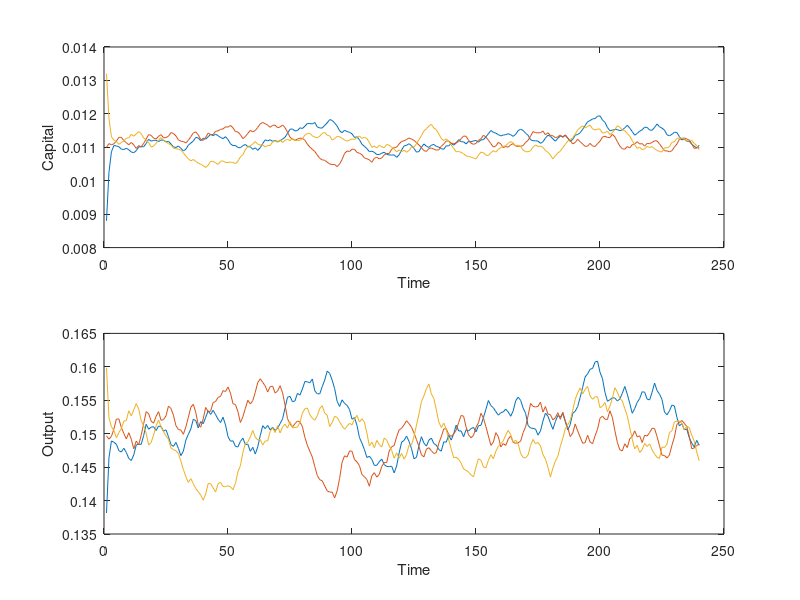

This figure's MATLAB source:
% Parameter values  %Took madam's code and solved it with Ashish
theta=.36;
gamma=.9;
beta = 0.98;
Hbar = 0.65;
gtfp = 0.02;
npop = 0.01;
Ao = 0.1;
kstar= (beta*(1-theta).*Hbar.^(1-theta).*Ao.^(1-theta)/(1+beta).*(1+gtfp)^(1/1-theta))^(1/(1-theta));

% Three initial capital stocks and productivity variables
K0=[.8*kstar
	kstar
	1.2*kstar];
lambda(1:3,1)=[1 1 1]';
K(1:3,1)=K0;
% Production Function
Y(:,1)=lambda(:,1).*K(:,1).^theta.*Hbar.^(1-theta);
for k=2:240
   lambda(:,k)=(1-gamma)+gamma.*lambda(:,k-1)+.02.*(rand(3,1)-.5);
   K(:,k)=beta.*(1-theta).*lambda(:,k-1).*K(:,k-1).^theta.*Hbar.^(1-theta).*Ao.^(1-theta)./(1+beta).*(1+npop).*(1+gtfp)^(1/1-theta) ;
   Y(:,k)=lambda(:,k).*K(:,k).^theta.*Hbar.^(1-theta);
end
subplot(2,1,1),plot(K') 
xlabel('Time') 
ylabel('Capital') 

subplot(2,1,2),plot(Y')
xlabel('Time') 
ylabel('Output') 